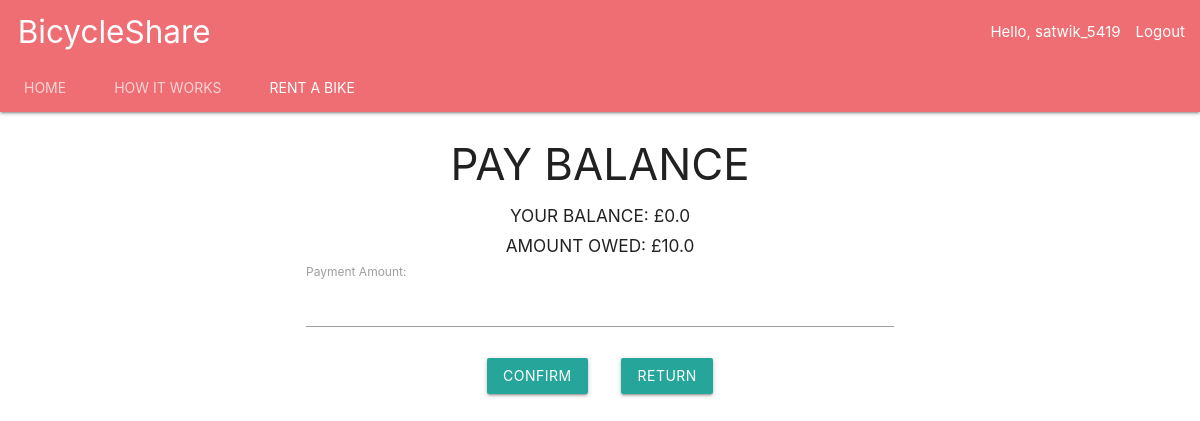
The page /pay-balance/ (signed in) on the database its author committed.
### account/models.py (models this page shows, shortened)
class Account(AbstractBaseUser):
    username = models.CharField(max_length=30, unique=True)
    email = models.EmailField(verbose_name='email', max_length=60, unique=True)
    date_joined = models.DateTimeField(verbose_name='date joined', auto_now_add=True)
    last_login = models.DateTimeField(verbose_name='last login', auto_now=True)
    role = models.CharField(max_length=10, choices=ROLE_CHOICES, default='Customer')
    is_admin = models.BooleanField(default=False)
    is_active = models.BooleanField(default=True)
    is_staff = models.BooleanField(default=False)
    is_superuser = models.BooleanField(default=False)
    hires_in_progress = models.IntegerField(default=0)
    wallet_balance = models.FloatField(default=0.00)
    amount_owed = models.FloatField(default=0.00)
    USERNAME_FIELD = 'username'
    REQUIRED_FIELDS = ['email']
    objects = MyAccountManager()

### BikeShare/views.py (the view)
# urls.py: path('pay-balance/', views.pay_balance, name='pay-balance'),
def pay_balance(request):
    form = PayBalanceForm()
    return render(request, 'pay_balance.html', context={'form':form})

### BikeShare/forms.py
class PayBalanceForm(forms.Form):
    money = forms.FloatField(label='Payment Amount')

### BikeShare/templates/pay_balance.html (shortened to what this page needs)
{% extends 'base.html' %}
{% block content %}
<form method="post" action="{% url 'bikeshare:pay-balance-submit' %}">
  <h3><center>PAY BALANCE</center> </h3>
    <h6><center>YOUR BALANCE: £{{ request.user.wallet_balance }}</center> </h6>
    <h6><center>AMOUNT OWED: £{{ request.user.amount_owed }}</center> </h6>
    <div class="container">
        {{ form }}
  </div>
  <div class="container" align="center" >
    <br>
    <button type="submit" id ="topup" class="waves-effect waves-light btn">confirm
    </button>&nbsp&nbsp&nbsp&nbsp&nbsp&nbsp&nbsp
    <button type="button" id="cancel" class="cancelbtn waves-effect waves-light btn" onclick="location.href='{% url 'bikeshare:bikeshare-customer' %}'">
      Return</button>
  </div>
</form>
{% endblock %}

### BikeShare/templates/navbar.html (shortened to what this page needs)
{% block content %}
<body>
 <nav class="nav-extended">
    <div class="nav-wrapper">
      <a href="#" class="brand-logo"> &nbsp; BicycleShare</a>
      <ul id="nav-mobile" class="right hide-on-med-and-down">
          <li>
              {% if request.user.is_authenticated  %}
                  <li class="tab">Hello, {{ request.user.username }}  </li><li> <a href="{% url 'bikeshare:logout' %}">Logout</a></a></li>
            {% else %}
                  <li>   <a href="{% url 'bikeshare:login' %}">Login </li></a><li> <a href="{% url 'bikeshare:signup' %}"> Register</a></li>
        {% endif %}
          </li>
      </ul>
    </div>
    <div class="nav-content">
      <ul class="tabs tabs-transparent">
        <li class="tab"><a href="{% url 'bikeshare:bikeshare-main' %}">Home</a></li>
          <li class="tab"><a href="{% url 'bikeshare:howitworks' %}">How it Works</a></li>
          {% if request.user.is_superuser %}
        <li class="tab"><a class="active" href="{% url 'bikeshare:bikeshare-customer' %}">Rent A Bike</a></li>
          <li class="tab"><a class="active" href="{% url 'bikeshare:bikeshare-operator' %}">Operator's Page</a></li>
         <li class="tab"><a class="active" href="{% url 'bikeshare:bikeshare-manager' %}">Manager's Page</a></li>
        {% elif request.user.role == 'Customer' %}
        <li class="tab"><a class="active" href="{% url 'bikeshare:bikeshare-customer' %}">Rent A Bike</a></li>
          {% elif request.user.role == 'Operator' %}
          <li class="tab"><a class="active" href="{% url 'bikeshare:bikeshare-operator' %}">Operator's Page</a></li>
         {% elif request.user.role == 'Manager' %}
         <li class="tab"><a class="active" href="{% url 'bikeshare:bikeshare-manager' %}">Manager's Page</a></li>
        {% endif %}
      </ul>
    </div>
  </nav>
{% endblock %}

### rows shown on the page
Account: user.username "satwik_5419", user.wallet_balance "0.0", user.amount_owed "10.0"
